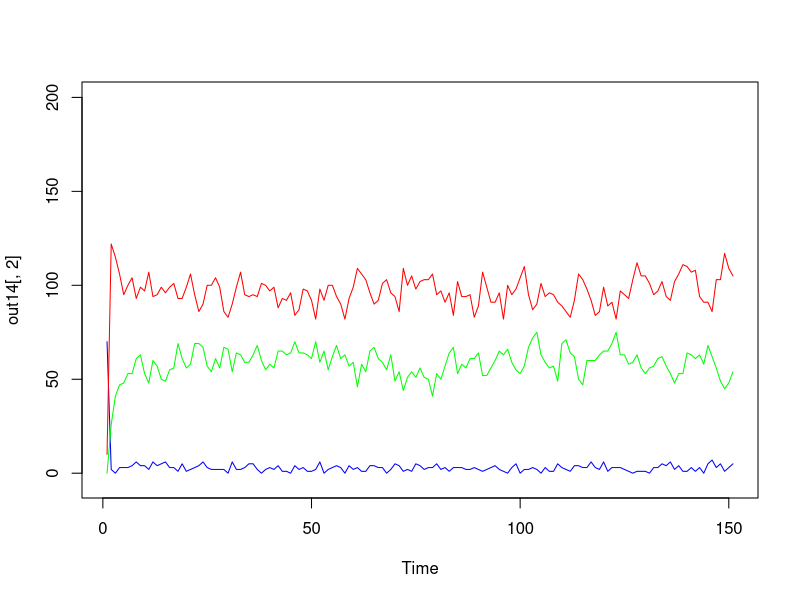
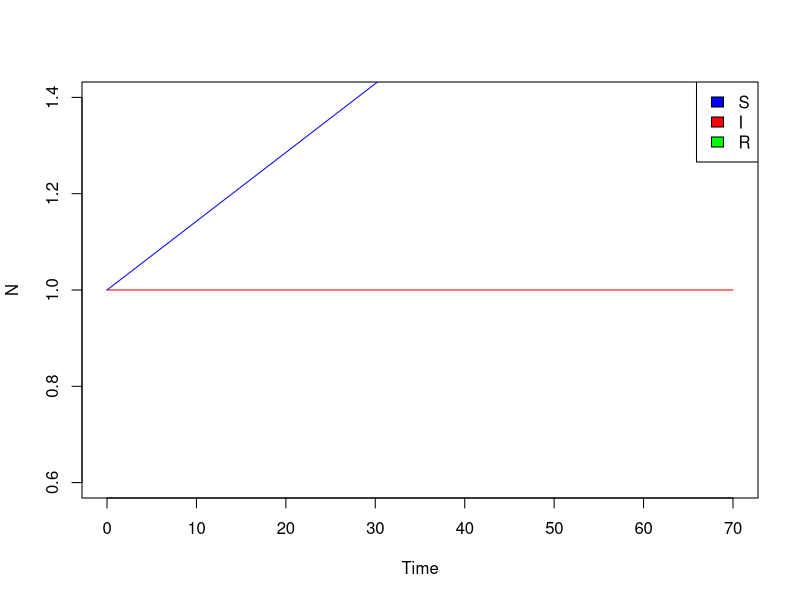

R code for these plots, in order: (Note: this script raises an error after producing the figures.)
### gillespie model with stratified gamma variation

pick_individuals <- function(N0, traitmean, traitsd) {
  meanlog <- log(traitmean^2/sqrt(traitsd^2+traitmean^2))
  sdlog <- sqrt(log(traitsd^2/traitmean^2+1))
  return(rlnorm(N0, meanlog=meanlog, sdlog=sdlog))
}



gillespie.SIR.strat.varG <- function(tmax, params, x, seed=floor(runif(1,1,1e5))) {
  set.seed(seed)
  beta = params["beta"]
  alpha = params["alpha"]
  gamma = params["gamma"]
  varG = params["varG"]
  b = params["b"]
  bs = params["bs"]
  d = params["d"]
  ds = params["ds"]
  
  S=x["S"]
  I=x["I"]
  R=x["R"]
  
  ## draw the traits of our infected individuals
  gamma_values<-c(.15, .25, .35)
  gamma_i<-sample(gamma_values, 10, replace=TRUE)
  
  # start at time 0
  t <- 0 
  
  results <- vector(mode='list', length=100000)
  results[[1]] <- list(t, S, gamma_i, R) 
  
  ## row counter
  i <- 2
  
  #start algorithm
  while(t < tmax & length(gamma_i)>0 ){ 
    irate = beta*S*length(gamma_i)
    rrate = gamma_i
    brate <- (b - bs*(S+R+length(gamma_i))) * (S+R+length(gamma_i))
    drateS <-S*(d)
    drateI <-length(gamma_i)*(d+alpha)
    drateR <- R*(d)
    
    rates<-c(rrate,irate,brate,drateS,drateI,drateR)
    #print(rates)
    ## what time does the event happen?
    dt <- rexp(1, rate=sum(rates))
    
    ## update t 
    t <- t + dt
    
    ## "wheel of fortune"
    wheel <- cumsum(rates)/sum(rates)
    
    ## which event happens? Draw a random uniform to determine
    rand <- runif(1)
    
    ## if event==1, recovery
    ## if event==2, infection
    ## if event==3, birth
    ## if event==4, death of S
    ## if event==5, death of I
    ## if event==6, death of R
    
    #(rrate,irate,brate,drateS,drateI,drateR)
    event <- 1 + sum(rand > wheel) 
    if (event%in%1:length(gamma_i)){### recovery
      gamma_i <- gamma_i[-sample(1:length(gamma_i),1)]
      R <-R+1
    }
    
    else if(event==length(gamma_i)+1){ # infection
      S<- S-1
      # If you want to let things evolve, use these lines
      #this_gamma_r <- gamma_r[sample(1:length(gamma_r), 1)]
      #new_gamma_r <- pick_individuals(1, traitmean=this_gamma_r,traitsd=sqrt(varG))
      # If you don't want evolution, use this line
      gamma_i <- c(gamma_i, sample(gamma_values, 1, replace=TRUE))
    }
    else if (event==length(gamma_i)+2){ ### birth
      S <- S+1
    }
    else if (event==length(gamma_i)+3) { ### death of S
      S <- S-1
    }
    else if (event==length(gamma_i)+4) {### death of I (not caused by infection)
      gamma_i <- gamma_i[-sample(1:length(gamma_i),1)]
    }
    else    {   ### death of R
      R <- R-1
    }
    
    results[[i]] <- list(t, S,gamma_i , R)
    i <- i +1
    
  }  
  results <- results[1:(i-1)]
  ## simplify what you're storing so R doesn't crash because the datafiles are too big
  results <- data.frame(time=sapply(results, function(r) r[[1]]),
                        S=sapply(results, function(r) r[[2]]), 
                        I=sapply(results, function(r) length(r[[3]])),
                        R=sapply(results, function(r) r[[4]]))
  ## only keep the state of the system at times 0, 0.1, 0.2, ..., tmax-0.2, tmax-0.1, tmax
  results <- results[sapply(seq(0,tmax,1), function(t) min(which(results$time >= t))),]
  ## these two steps reduce the size of 'results' ~1000-fold
  
  return(results)
}



## output
x = c(S=70, I=10, R=0)
tmax <- 150
params4 = c(beta=.25, alpha=.01, gamma=.3, varG=1e-3, b=2, d=0.4, bs=0.01, ds=0.01)

out14 <- gillespie.SIR.strat.varG(tmax, params4, x)

plot.ts(out14[,2], col="blue", ylim=c(-5, 200))
lines(out14[,3], col="red")
lines(out14[,4], col="green")

## plot S,I,R
plot(unlist(lapply(out14, function(y) y[[1]])), unlist(lapply(out14, function(y) length(y[[3]]))), col="red",
     type='l',lwd=1,xlab='Time', ylab="N") 
# plot number of susceptible
lines(unlist(lapply(out14, function(y) y[[1]])), unlist(lapply(out14, function(y) y[[2]])),col="blue", 
      type='l',lwd=1, xlab="Time", ylab="Number susceptible")
# plot number of recovered
lines(unlist(lapply(out14, function(y) y[[1]])), unlist(lapply(out14, function(y) y[[4]])), col="green",
      type='l',lwd=1, xlab="Time", ylab="Number recovered")
legend("topright",legend=c("S","I","R"),fill=c("blue","red","green"))




# run multiple times
seeds <- floor(runif(20,1,1e5)) # set seeds
library(parallel)
detectCores() # detect how many cores there are
mclapply(seeds,
         function(s) gillespie.SIR5(tmax, params4, x, s),
         mc.cores=4) -> out

## Compute number of individuals at times 0, 1, 2, ... 400
timeSeq <- 0:400
storeMatrix <- array(NA, dim=c(length(timeSeq),length(out)))
for (j in 1:length(out)) {
  o <- out[[j]]
  recordTimes <- lapply(o, function(o2) o2[[1]]) %>% unlist
  storeVector <- rep(0, length=length(timeSeq))
  listInds <- sapply(timeSeq, function(t) which(recordTimes >= t) %>% min)
  if (any(is.infinite(listInds)))
    listInds <- listInds[-which(is.infinite(listInds))] 
  storeVector[1:length(listInds)] <- sapply(listInds, function(i) mean(o[[i]][[3]])) ## number of infecteds
  storeMatrix[,j] <- storeVector
}

plot.new()
plot.window(xlim=c(0,400), ylim=c(0,2.3))
axis(1);axis(2);box('plot')
for (i in 1:ncol(storeMatrix)) lines(0:400, storeMatrix[,i], col=gray(0.4))
lines(0:400, apply(storeMatrix, 1, mean), col=2, lwd=2)

lapply(out, function(o) lapply(o, function(o2) o2[[1]]) %>% unlist)


#### output
plot(unlist(lapply(out14, function(y) y[[1]])), unlist(lapply(out14, function(y) length(y[[3]]))), col="red",
     type='l',lwd=1,xlab='Time', ylab="N") 
# plot number of susceptible
lines(unlist(lapply(out14, function(y) y[[1]])), unlist(lapply(out14, function(y) y[[2]])),col="blue", 
      type='l',lwd=1, xlab="Time", ylab="Number susceptible")
# plot number of recovered
lines(unlist(lapply(out14, function(y) y[[1]])), unlist(lapply(out14, function(y) y[[4]])), col="green",
      type='l',lwd=1, xlab="Time", ylab="Number recovered")
legend("topright",legend=c("S","I","R"),fill=c("blue","red","green"))
